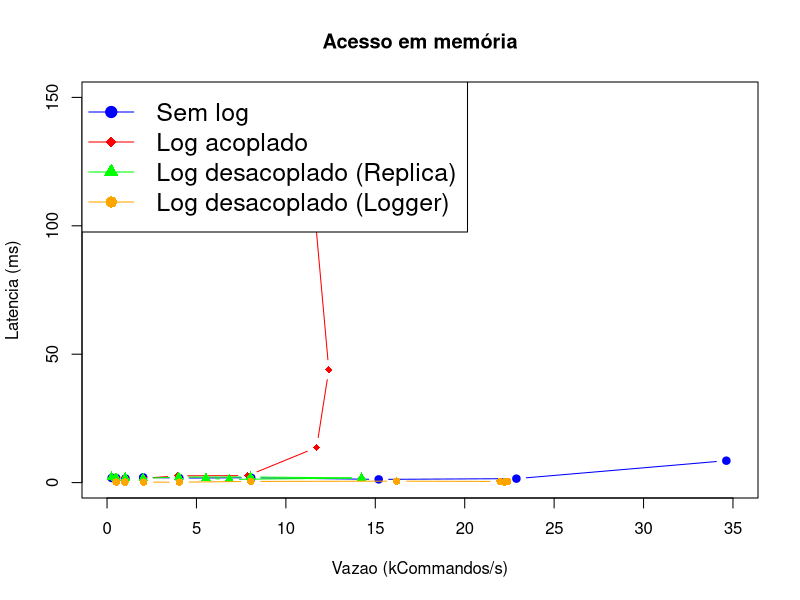

Here is the R script that generated this plot:
# name
# sem_throughputReplica (avg)(kCommands/s)
# sem_throughputReplica (med)(kCommands/s)
# sem_throughputReplica (p95)(kCommands/s)
# sem_latency (avg)(ms)
# sem_latency (med)(ms)
# sem_latency (p95)(ms)
# sem_throughputReplica (avg)(kCommands/s)(ring 2)
# sem_throughputReplica (med)(kCommands/s)(ring 2)
# sem_throughputReplica (p95)(kCommands/s)(ring 2)
# sem_latency (avg)(ms)(ring 2)
# sem_latency (med)(ms)(ring 2)
# sem_latency (p95)(ms)(ring 2)
# cou_throughputReplica (avg)(kCommands/s)
# cou_throughputReplica (med)(kCommands/s)
# cou_throughputReplica (p95)(kCommands/s)
# cou_latency (avg)(ms)
# cou_latency (med)(ms)
# cou_latency (med)(ms)
# cou_throughputReplica (avg)(kCommands/s)(ring 2)
# cou_throughputReplica (med)(kCommands/s)(ring 2)
# cou_throughputReplica (p95)(kCommands/s)(ring 2)
# cou_latency (avg)(ms)(ring 2)
# cou_latency (med)(ms)(ring 2)
# cou_latency (med)(ms)(ring 2)
# dec_throughputReplica (avg)(kCommands/s)
# dec_throughputReplica (med)(kCommands/s)
# dec_throughputReplica (p95)(kCommands/s)
# dec_latency (avg)(ms)
# dec_latency (med)(ms)
# dec_latency (p95)(ms)
# dec_throughputReplica (avg)(kCommands/s)(ring 2)
# dec_throughputReplica (med)(kCommands/s)(ring 2)
# dec_throughputReplica (p95)(kCommands/s)(ring 2)
# dec_latency (avg)(ms)(ring 2)
# dec_latency (med)(ms)(ring 2)
# dec_latency (p95)(ms)(ring 2)
# dec_throughputLogger (avg)(kCommands/s)
# dec_throughputLogger (med)(kCommands/s)
# dec_throughputLogger (p95)(kCommands/s)
# dec_latencyLogger (avg)(kCommands/s)
# dec_latencyLogger (med)(kCommands/s)
# dec_latencyLogger (p95)(kCommands/s)
#

title <- "Acesso ao disco"
max_x=25
max_y=300
csv_text <- "io_8_90_001,0.25,0.25,0.27,2.05,2.02,2.31,0.25,0.26,0.26,2.01,2.01,2.29,0.25,0.25,0.26,2.43,2.31,3.04,0.25,0.25,0.26,2.24,2.25,2.47,0.25,0.25,0.26,2.22,2.22,2.28,0.25,0.25,0.26,1.86,1.91,1.92,0.51,0.51,0.52,0.15,0.17,0.22,
io_16_90_001,0.50,0.50,0.52,1.90,1.92,2.38,0.50,0.50,0.53,1.90,1.92,2.38,0.50,0.50,0.52,2.05,2.09,2.21,0.50,0.50,0.52,2.05,2.09,2.21,0.50,0.50,0.52,2.21,2.23,2.54,0.51,0.51,0.52,1.90,1.92,2.06,1.01,1.01,1.04,0.21,0.18,0.69,
io_32_90_001,1.02,1.02,1.04,1.84,1.84,2.03,1.02,1.01,1.04,1.84,1.84,2.03,1.00,0.99,1.03,2.36,2.26,3.17,0.99,0.99,1.02,2.36,2.26,3.17,1.00,1.01,1.03,2.06,1.94,2.88,1.01,1.01,1.04,1.84,1.78,2.27,2.02,2.02,2.05,0.16,0.18,0.25,
io_64_90_001,1.97,1.97,2.01,2.79,2.63,3.95,2.27,1.99,6.25,2.79,2.63,3.95,1.95,1.95,1.98,3.29,3.12,5.10,2.03,2.03,2.06,3.29,3.12,5.10,1.99,1.99,2.03,2.42,2.24,3.89,2.03,2.03,2.07,1.87,1.74,2.55,4.02,4.02,4.08,0.22,0.18,0.56,
io_128_90_001,3.32,3.88,4.12,1.72,1.50,2.36,3.90,3.79,5.20,2.13,1.73,3.09,3.89,3.89,3.94,3.33,3.08,5.12,3.92,3.88,3.95,3.61,3.37,5.07,3.95,3.96,3.99,2.71,2.51,4.27,3.94,3.94,4.00,3.01,2.81,4.27,7.89,7.91,7.96,0.39,0.24,1.06,
io_256_90_001,6.10,6.86,8.01,2.87,2.18,5.84,7.90,7.88,10.22,3.08,2.61,4.09,6.46,6.53,8.02,11.00,7.68,41.91,6.13,6.14,8.83,9.23,8.51,21.63,7.92,7.92,8.02,2.76,2.47,5.07,7.81,7.93,8.08,2.97,2.52,4.48,15.73,15.85,16.06,0.71,0.65,1.06,
io_512_90_001,13.57,14.03,15.49,9.49,3.73,23.28,1.28,1.28,1.52,9.49,3.73,23.28,5.82,5.93,7.05,46.34,40.41,90.19,6.79,6.99,8.66,48.74,43.87,80.07,13.24,13.64,16.12,10.42,3.55,23.65,13.84,14.78,16.01,8.40,3.38,22.69,23.89,24.41,27.67,0.73,0.69,1.20,
io_1024_90_001,14.51,14.12,19.84,44.92,33.54,81.44,13.37,14.39,19.10,41.36,32.61,67.73,7.02,7.27,8.66,109.06,100.42,149.05,7.47,7.67,9.11,119.78,117.59,228.58,13.65,13.76,16.11,33.50,30.65,63.93,13.43,12.92,17.96,51.66,39.56,86.86,24.03,24.26,27.79,0.78,0.69,1.29,
io_2048_90_001,12.72,13.19,16.91,116.02,107.47,151.34,13.36,13.96,17.30,100.88,99.34,151.64,5.96,6.10,7.22,311.04,273.10,440.18,5.69,5.87,6.92,274.03,260.11,408.69,12.89,13.67,17.49,107.08,99.58,164.22,13.34,14.17,16.32,136.81,106.37,200.93,23.17,23.11,27.00,0.75,0.72,1.14,"

title <- "Acesso em memória"
max_x=35
max_y=150
csv_text <- "cpu_8_90_001,0.26,0.26,0.27,1.82,1.80,2.09,0.25,0.25,0.27,1.82,1.80,2.09,0.25,0.25,0.26,2.18,2.05,3.00,0.25,0.25,0.27,2.02,2.01,2.37,0.25,0.25,0.26,2.03,2.08,2.26,0.26,0.26,0.27,1.88,1.81,2.05,0.51,0.51,0.53,0.17,0.18,0.31,
cpu_16_90_001,0.51,0.51,0.53,1.87,1.80,2.60,0.51,0.51,0.53,1.87,1.80,2.60,0.51,0.50,0.53,1.94,1.97,2.09,0.50,0.50,0.52,1.94,1.97,2.09,0.47,0.50,0.51,1.91,1.94,2.09,0.51,0.51,0.53,1.86,1.79,2.28,0.98,1.00,1.03,0.22,0.18,0.44,
cpu_32_90_001,1.03,1.03,1.05,1.65,1.61,1.90,1.01,1.01,1.04,1.65,1.61,1.90,1.01,1.01,1.03,2.08,1.99,2.67,1.01,1.01,1.03,2.08,1.99,2.67,1.02,1.02,1.03,1.87,1.86,2.00,1.02,1.03,1.04,1.75,1.68,2.21,2.04,2.05,2.07,0.18,0.18,0.33,
cpu_64_90_001,2.02,2.02,2.06,2.15,2.02,3.24,2.04,2.04,2.10,2.15,2.02,3.24,2.04,2.05,2.07,1.70,1.68,2.08,2.04,2.04,2.07,1.87,1.71,2.57,2.00,2.02,2.07,1.93,1.68,4.27,2.02,2.02,2.06,2.29,2.11,3.62,4.03,4.04,4.12,0.21,0.16,0.56,
cpu_128_90_001,4.05,4.04,4.11,2.07,1.76,3.04,4.05,4.05,4.11,2.07,1.76,3.04,3.93,3.95,4.01,2.82,2.63,4.64,3.97,3.97,4.02,2.82,2.63,4.64,4.01,4.01,4.06,2.25,2.14,3.31,4.04,4.04,4.11,2.09,2.01,3.14,8.05,8.04,8.15,0.55,0.45,1.11,
cpu_256_90_001,8.04,8.06,8.14,2.12,1.88,3.50,8.16,8.15,8.25,1.78,1.68,2.59,7.82,7.87,8.65,3.22,2.72,5.49,7.49,7.53,7.97,2.76,2.03,6.24,7.95,8.02,8.14,2.41,2.18,3.62,8.16,8.16,8.23,1.76,1.67,2.47,16.12,16.19,16.29,0.52,0.57,1.06,
cpu_512_90_001,11.06,15.19,16.58,1.58,1.25,2.13,11.98,15.65,16.46,1.58,1.25,2.13,11.25,11.72,14.62,15.30,13.70,39.38,10.96,11.29,13.92,15.30,13.70,39.38,12.83,14.23,16.28,2.16,1.80,3.38,8.97,9.50,16.26,2.03,1.72,3.25,20.20,21.98,26.99,0.45,0.45,0.87,
cpu_1024_90_001,24.32,22.89,32.79,1.97,1.54,3.25,20.96,17.96,32.79,1.97,1.54,3.25,12.73,12.40,15.66,51.19,43.95,86.42,14.09,12.14,19.63,66.96,57.19,120.32,9.30,6.84,23.34,2.60,1.24,8.24,12.52,11.42,29.31,2.15,1.56,3.68,22.47,22.40,28.01,0.42,0.44,0.86,
cpu_2048_90_001,34.14,34.63,36.63,9.40,8.53,27.44,34.24,34.06,52.19,12.08,1.34,7.14,10.82,11.10,13.21,158.38,145.22,252.32,11.40,11.50,14.26,142.69,128.00,216.26,9.83,5.53,29.42,3.19,1.66,5.50,21.86,20.68,44.28,2.14,1.25,3.96,22.04,22.22,31.72,0.37,0.21,0.86,
"

dat <-read.csv(text=csv_text, header=FALSE)

dataframe <- data.frame(dat)

lst1 = list() 
for(i in 1:ncol(dataframe)) {     
  lst1[[i]] <- dataframe[ , i]   
}

names = c("Sem log", "Log acoplado", "Log desacoplado (Replica)", "Log desacoplado (Logger)")

plot(x=lst1[[3]], y=lst1[[6]], type='b', col="blue", pch=19, xlim=c(0,max_x), ylim=c(0,max_y), ylab="Latencia (ms)", xlab="Vazao (kCommandos/s)", main=title ) 

lines(x=lst1[[15]], y=lst1[[18]], type='b', col="red", pch=18)

lines(x=lst1[[27]], y=lst1[[30]], type='b', col="green", pch=17)

lines(x=lst1[[39]], y=lst1[[42]], type='b', col="orange", pch=16)

legend("topleft", legend = names, col = c("blue", "red", "green","orange"), pch = c(19,18,17,16), lty = 1:1.5, cex = 1.5)
